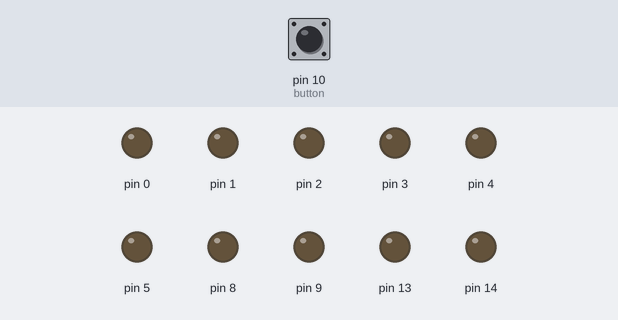
The sketch below on a simulated Arduino Uno, built with avr-gcc and run on an emulated ATmega328P. Parts: output pins drawn as LEDs (lit = HIGH). The inputs (shaded band) are chosen by the test bench; at power-on: pin 10 (button) HIGH. Pins used as bus, display or sensor lines are not drawn.

Above: at 11.2 s.
11.3 s: pin 10 (button) pulled LOW for 0.15 s
At 13.8 s:
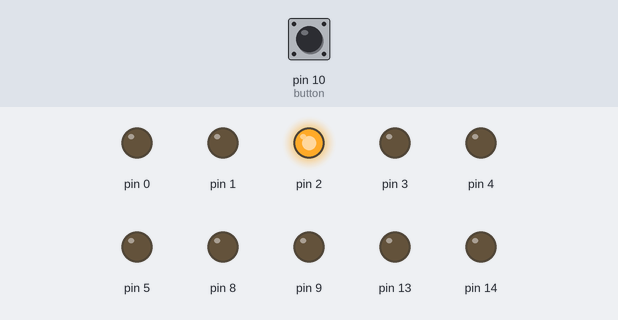
14.4 s: pin 10 (button) pulled LOW for 1 s
At 15.2 s:
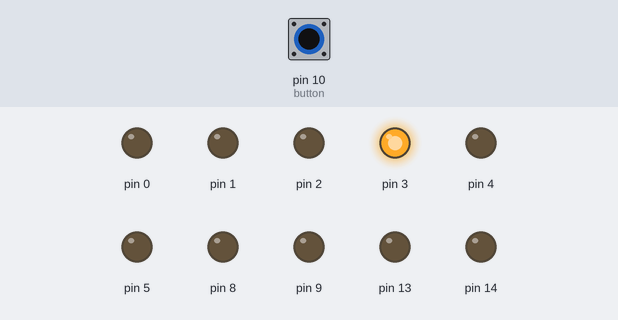
At 16.2 s:
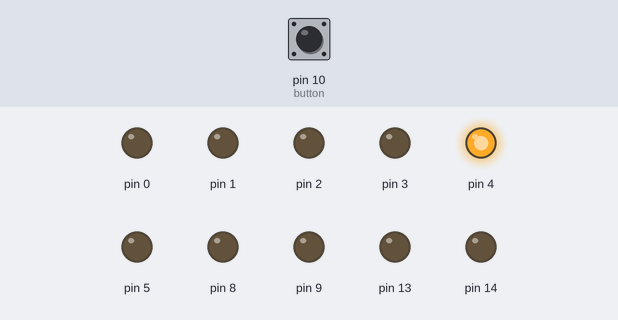
Timing chart, 0 to 18.9 s (numbered marks = the images above; inputs shaded):
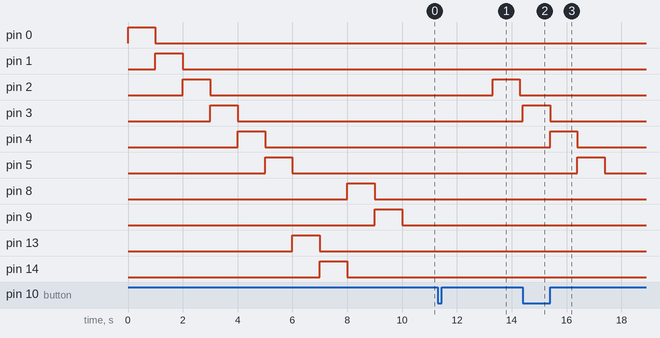

Measured:
- after the input at 11.3 s, pin 2: LOW → HIGH after 2.0 s, → LOW 1.0 s later
- after the input at 14.4 s, pin 3: LOW → HIGH at once, → LOW 1.0 s later; pin 4: LOW → HIGH after 1.0 s, → LOW 1.0 s later; pin 5: LOW → HIGH after 2.0 s, → LOW 1.0 s later

The sketch:

SwitchCase_funktuoniert.ino
```cpp
const int button = 10;
int selector = 0;
boolean isPressed = false;

void setup(){
  pinMode(0, OUTPUT);
  digitalWrite(0, HIGH);
  delay (1000);
  digitalWrite (0, LOW);
  pinMode(1, OUTPUT);
  digitalWrite(1, HIGH);
  delay (1000);
  digitalWrite (1, LOW);
  pinMode(2, OUTPUT);
  digitalWrite(2, HIGH);
  delay (1000);
  digitalWrite (2, LOW);
  pinMode(3, OUTPUT);
  digitalWrite(3, HIGH);
  delay (1000);
  digitalWrite (3, LOW);
  pinMode(4, OUTPUT);
  digitalWrite(4, HIGH);
  delay (1000);
  digitalWrite (4, LOW);
  pinMode(5, OUTPUT);
  digitalWrite(5, HIGH);
  delay (1000);
  digitalWrite (5, LOW);
  pinMode(13, OUTPUT);
  digitalWrite(13, HIGH);
  delay (1000);
  digitalWrite (13, LOW);
  pinMode(14, OUTPUT);
  digitalWrite(14, HIGH);
  delay (1000);
  digitalWrite (14, LOW);
  pinMode(8, OUTPUT);
  digitalWrite(8, HIGH);
  delay (1000);
  digitalWrite (8, LOW);
  pinMode(9, OUTPUT);
  digitalWrite(9, HIGH);
  delay (1000);
  digitalWrite (9, LOW);
  Serial.begin(115200);
  pinMode(button, INPUT_PULLUP);
}

void loop() {
  if (digitalRead(button) == LOW && isPressed == false ) {
      isPressed = true;
      doSwitchStatement();

      selector++;
      if (selector > 3) {
        selector = 0;
      }
  } else if (digitalRead(button) == HIGH){
    isPressed = false;
    }
}

void doSwitchStatement() {
  switch(selector) {
  case 0:
    pinMode(0, OUTPUT);
    digitalWrite(0, HIGH);
    delay (1000);
    digitalWrite (0, LOW);
    pinMode(1, OUTPUT);
    digitalWrite(1, HIGH);
    delay (1000);
    digitalWrite (1, LOW);
    pinMode(2, OUTPUT);
    digitalWrite(2, HIGH);
    delay (1000);
    digitalWrite (2, LOW);
  break;
  case 1:
    pinMode(3, OUTPUT);
    digitalWrite(3, HIGH);
    delay (1000);
    digitalWrite (3, LOW);
    pinMode(4, OUTPUT);
    digitalWrite(4, HIGH);
    delay (1000);
    digitalWrite (4, LOW);
    pinMode(5, OUTPUT);
    digitalWrite(5, HIGH);
    delay (1000);
    digitalWrite (5, LOW);
  break;
  case 2:
    pinMode(13, OUTPUT);
    digitalWrite(13, HIGH);
    delay (1000);
    digitalWrite (13, LOW);
    pinMode(14, OUTPUT);
    digitalWrite(14, HIGH);
    delay (1000);
    digitalWrite (14, LOW);
  break;
  case 3:
    pinMode(8, OUTPUT);
    digitalWrite(8, HIGH);
    delay (1000);
    digitalWrite (8, LOW);
    pinMode(9, OUTPUT);
    digitalWrite(9, HIGH);
    delay (1000);
    digitalWrite (9, LOW);
  }
}
```
